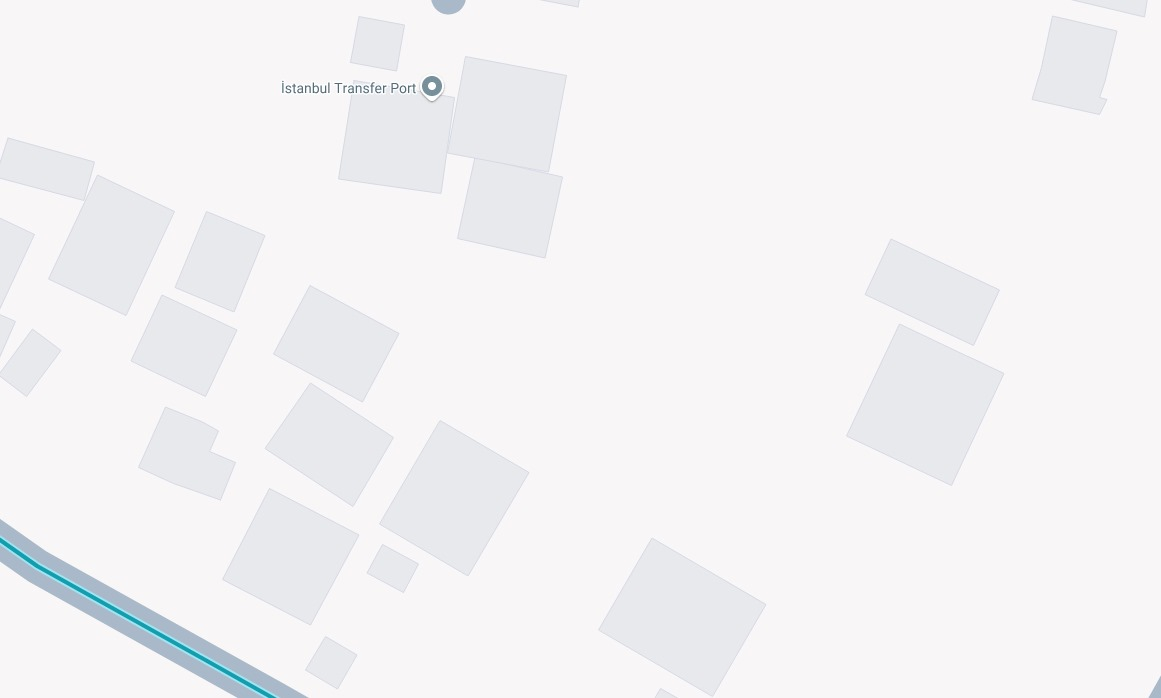
#> input picture objectdetection/harderimg.jpeg, 1161 x 698 px
$ python -i MapProcessor.py   (imports and definitions only)
#> lines starting #> are read from the running program, lines starting #| are printed output that depends on the picture; after the words box and inside, x2 and y2 are one past the last pixel; in counts of white or black regions, pixels touching at a corner belong together
import cv2
from matplotlib import pyplot as plt
from matplotlib import cm
from pytesseract import image_to_string
import pytesseract
import numpy as np
import json


class MapProcessor:
    def __init__(self, image_path: str):
        """
        Loads the image for later processing operations

        Parameters:
         image_path (str): The name of the image that will be processed
        """
#> called with image_path = 'harderimg.jpeg'

        # Variables that will be initialized later in other functions
        self.filtered_contours = None
        self.min_area = None
        self.max_area = None
        self.all_contours = None
        self.cv2_image_blurred = None
        self.cv2_image_gray = None

        self.img_path = image_path
        self.cv2_image = cv2.imread(image_path)
#> self.cv2_image is the input picture: shape (698, 1161, 3); mean B, G, R 244.4, 242.5, 243.4
        self.preprocess_image()
        # [6 lines of commented-out code are left out]
        cv2.imshow("Closed Bilateral Filtered Inpainted Mask", self.closed_bilateral_inpainted_mask)
#        cv2.imshow("Median Closed Bilateral Filtered Inpainted Mask", self.median_closed_bilateral_inpainted_mask)


        self.extract_contours()
        self.filter_contours()
        self.buildings = {"Buildings": []}

    def preprocess_image(self):
        """
        For use within the init, create a grayscale version of the image and creates another version that
        has gaussian blur applied
        """
        self.cv2_image_gray = cv2.cvtColor(self.cv2_image, cv2.COLOR_BGR2GRAY)  # convert image into grayscale
        self.cv2_image_blurred = cv2.GaussianBlur(self.cv2_image_gray, (5, 5), 1)  # apply blur to image
        # self.threshold_image = cv2.adaptiveThreshold(self.cv2_image_gray, 255, cv2.ADAPTIVE_THRESH_GAUSSIAN_C, cv2.THRESH_BINARY_INV,11,2)
        self.threshold_image = cv2.adaptiveThreshold(self.cv2_image_gray, 255, cv2.ADAPTIVE_THRESH_MEAN_C, cv2.THRESH_BINARY_INV,11,2)
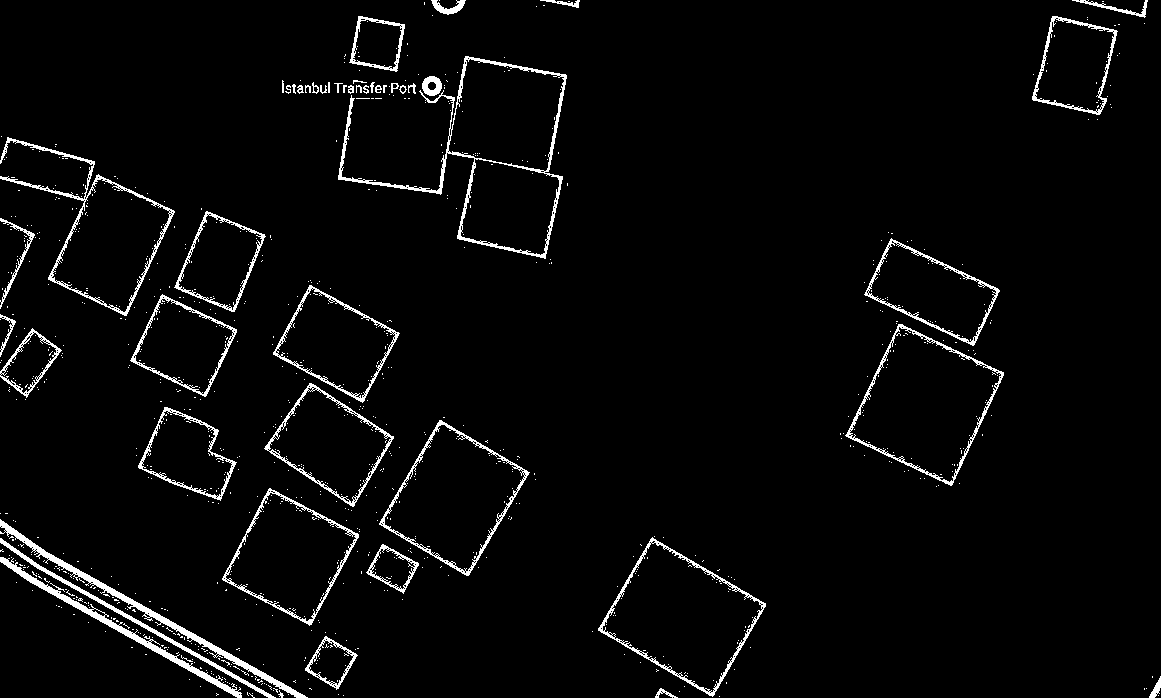
#> self.threshold_image: shape (698, 1161); 3.4% white in thin lines or dots
        self.median_image = cv2.medianBlur(self.threshold_image, 3)
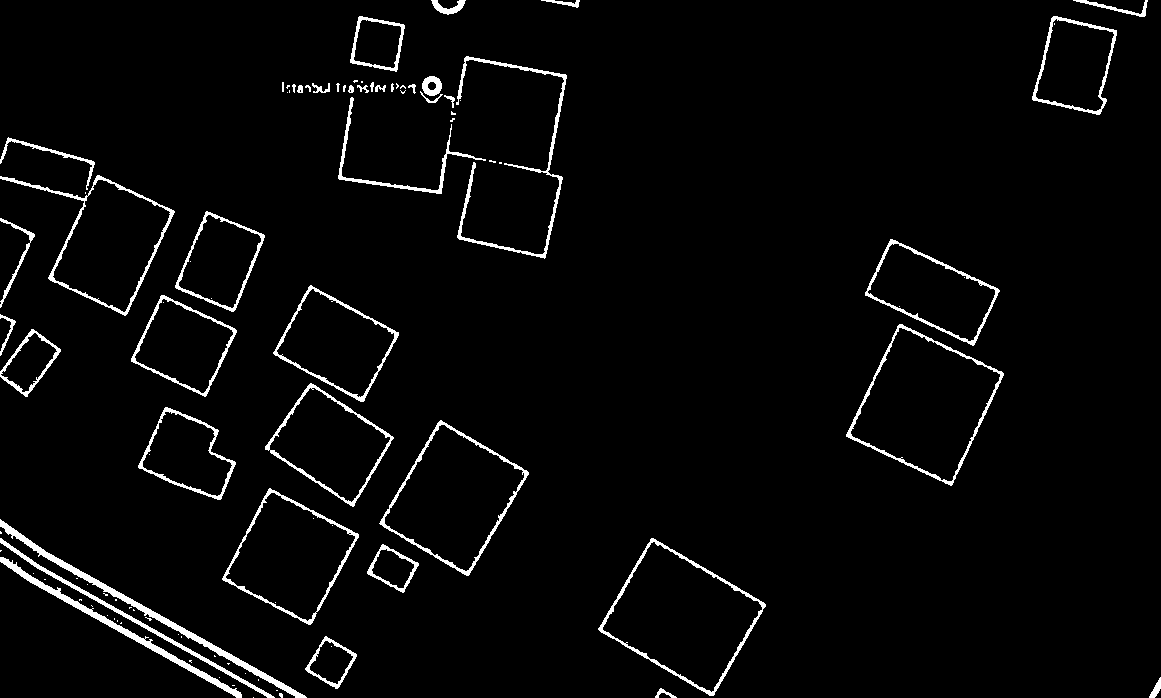
#> self.median_image: shape (698, 1161); 3.2% white; 99 white regions (55 under 20 px), largest, box (x1, y1, x2, y2) and area: (0, 519, 307, 698) 2138, (0, 557, 242, 698) 1703, (456, 56, 567, 259) 1690

        ret, self.otsu_threshold = cv2.threshold(self.cv2_image_gray,0,255,cv2.THRESH_BINARY_INV+cv2.THRESH_OTSU)
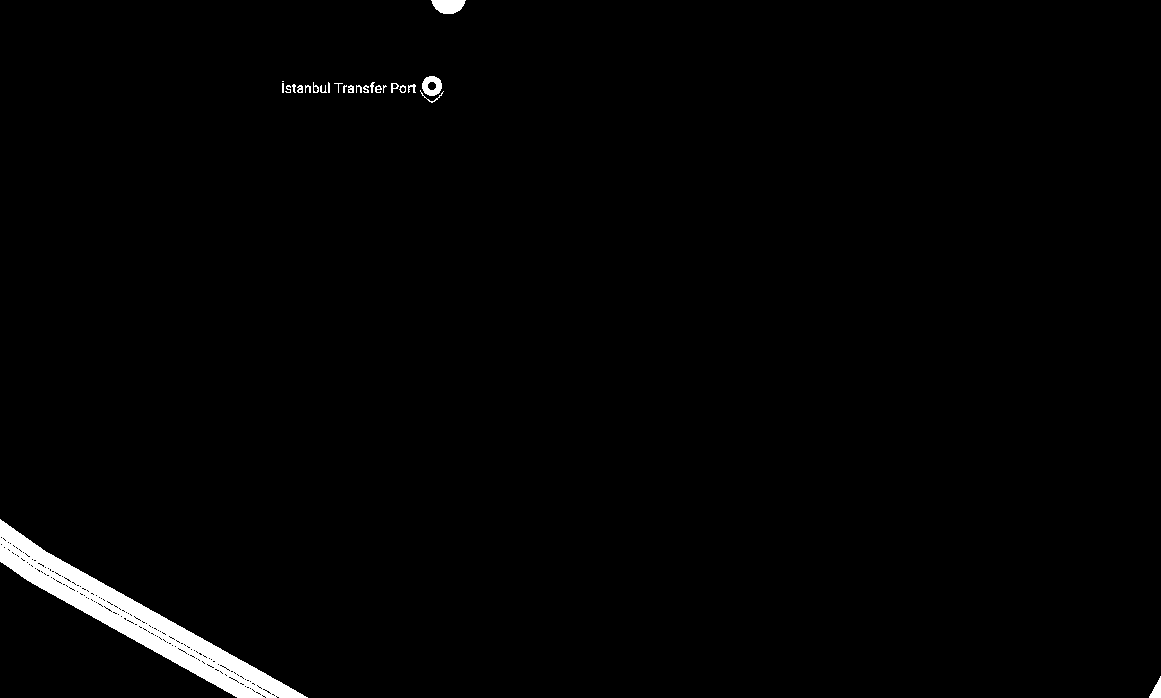
#> self.otsu_threshold: shape (698, 1161); 1.5% white; 25 white regions (4 under 20 px), largest, box (x1, y1, x2, y2) and area: (0, 519, 308, 698) 10618, (431, 0, 466, 14) 372, (422, 76, 442, 96) 266
#> ret = 209

        self.inpainted_mask = cv2.inpaint(self.threshold_image,self.otsu_threshold, 3, cv2.INPAINT_TELEA)
        self.inpainted_image = cv2.inpaint(self.cv2_image,self.otsu_threshold, 3, cv2.INPAINT_TELEA)


        self.bilateral_inpainted_mask = cv2.bilateralFilter(self.inpainted_mask, 9, 125, 125)

        # kernel_opening = np.ones((2,2),np.uint8)
        # self.opened_bilateral_inpainted_mask =  cv2.morphologyEx(self.bilateral_inpainted_mask, cv2.MORPH_CLOSE, kernel_opening)
        kernel = np.ones((3, 3), np.uint8)
        self.closed_bilateral_inpainted_mask = cv2.morphologyEx(self.bilateral_inpainted_mask, cv2.MORPH_CLOSE, kernel)
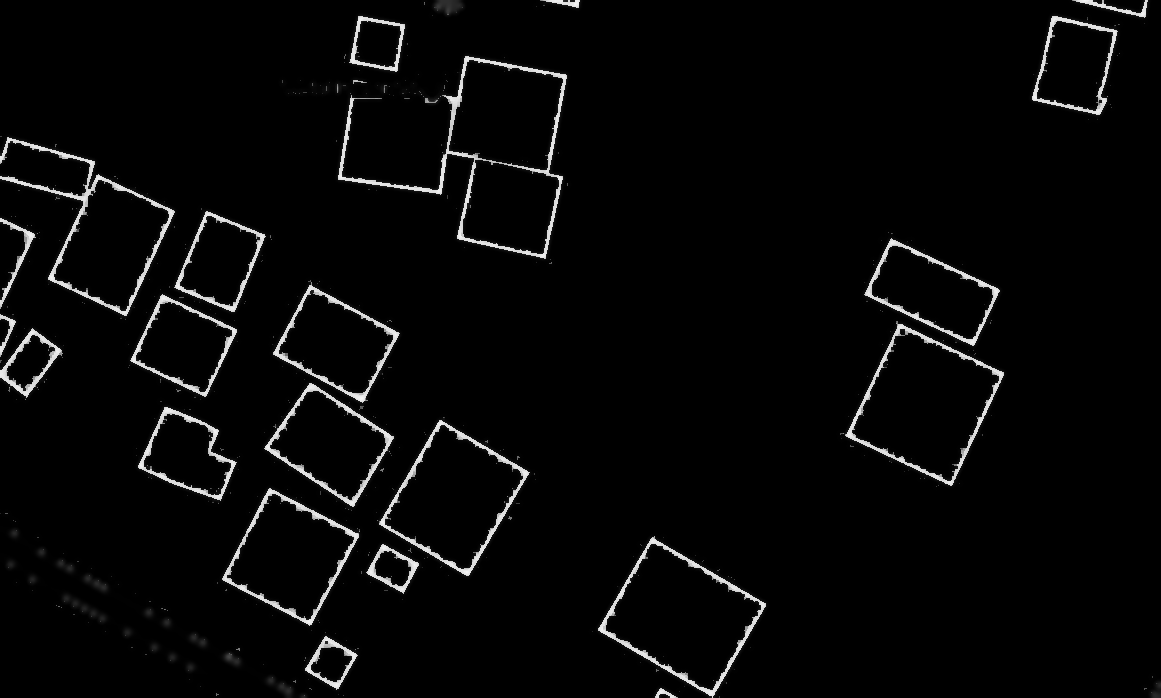
#> self.closed_bilateral_inpainted_mask: shape (698, 1161); min 0, max 246, mean 7.5
        self.median_closed_bilateral_inpainted_mask = cv2.medianBlur(self.closed_bilateral_inpainted_mask,5)
    def extract_contours(self):
        """For use in init, Apply canny edge detection and get all the contours that are found"""
        canny = cv2.Canny(self.median_closed_bilateral_inpainted_mask, 100, 200, True)  # apply canny to roi
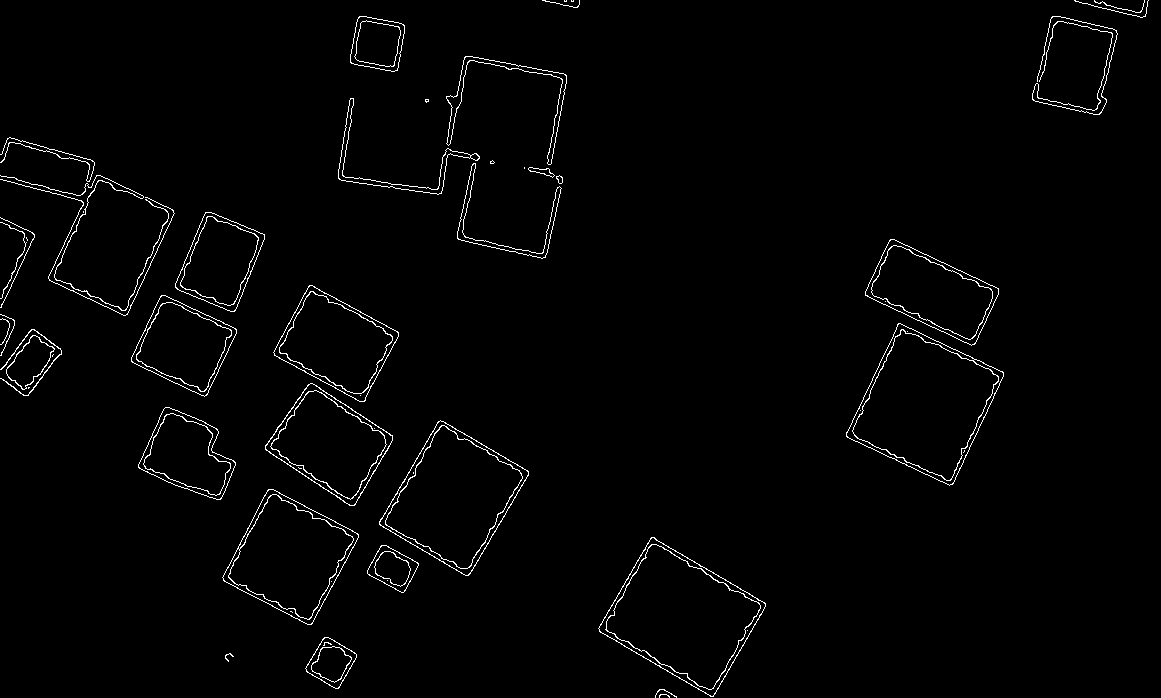
#> canny: shape (698, 1161); 1.6% white in thin lines or dots
        # Find contours
        self.all_contours = cv2.findContours(canny, cv2.RETR_EXTERNAL, cv2.CHAIN_APPROX_SIMPLE)[0]
#> self.all_contours = 43 contours, 21 with area under 20; largest, box (x1, y1, x2, y2) and area: (846, 323, 1004, 486) 14652, (598, 537, 766, 697) 14386, (379, 420, 529, 576) 12652, (222, 489, 359, 625) 10492, (265, 383, 393, 506) 8441

    def filter_contours(self):
        """For use within init, filter contours in order to only get the corner vertices for shape detection
            also filters the image itself if it is detected as an object"""

        # First, determine max and min areas for thresholding
        self.max_area = self.cv2_image.shape[0] * self.cv2_image.shape[1] * 0.9
#> self.max_area = 729340.2
        self.min_area = 10

        # Second, create a filtered list
        self.filtered_contours = []
        for contour in self.all_contours:
            area = cv2.contourArea(contour)
            if self.min_area < area < self.max_area:
                epsilon = 0.04 * cv2.arcLength(contour, True)  # Adjust epsilon as needed. Lower=more detail
                approx = cv2.approxPolyDP(contour, epsilon, True)
                self.filtered_contours.append(approx)
#> this loop made 43 passes
#> (area, epsilon, approx) on passes 4, 5, 6, 7, 8, 11, 13, 15, 18, 19: (1537, 6.47, [[324, 637], [305, 668], [338, 688], [356, 654]]), (1420, 6.29, [[381, 545], [367, 573], [403, 592], [418, 563]]), (14385.5, 20.53, [[651, 537], [599, 631], [713, 696], [765, 603]]), (10492.5, 17.39, [[268, 489], [222, 577], [311, 624], [358, 534]]), (12652, 19.12, [[440, 420], [379, 524], [468, 575], [528, 471]]), (8441, 15.47, [[310, 383], [265, 449], [354, 505], [392, 435]]), (1367, 6.6, [[35, 335], [6, 369], [22, 389], [54, 349]]), (14652, 20.79, [[898, 323], [846, 436], [949, 485], [1003, 372]]), (6251, 13.43, [[161, 295], [131, 361], [204, 396], [236, 329]]), (8083, 15.44, [[309, 285], [274, 355], [364, 401], [398, 332]])
#> (area, epsilon) on passes 9, 14, 27, 28, 31, 35: (5302, 12.96), (76, 14.87), (33.5, 0.956), (82, 46.85), (911.5, 19.99), (1041.5, 21.85)
#> after the loop, self.filtered_contours = 24 contours, 1 with area under 20; largest, box (x1, y1, x2, y2) and area: (846, 323, 1004, 486) 14349, (599, 537, 766, 697) 14065, (379, 420, 529, 576) 12290, (222, 489, 359, 625) 10104, (265, 383, 393, 506) 8055

    # [70 lines left out: functions extract_building_details, extract_vertex_coordinates, extract_roi, show_final, not called in this run]


    def export_json(self):
        with open('result.json', 'w') as fp:
            json.dump(self.buildings, fp)

>>> result = MapProcessor('harderimg.jpeg').preprocess_image()
